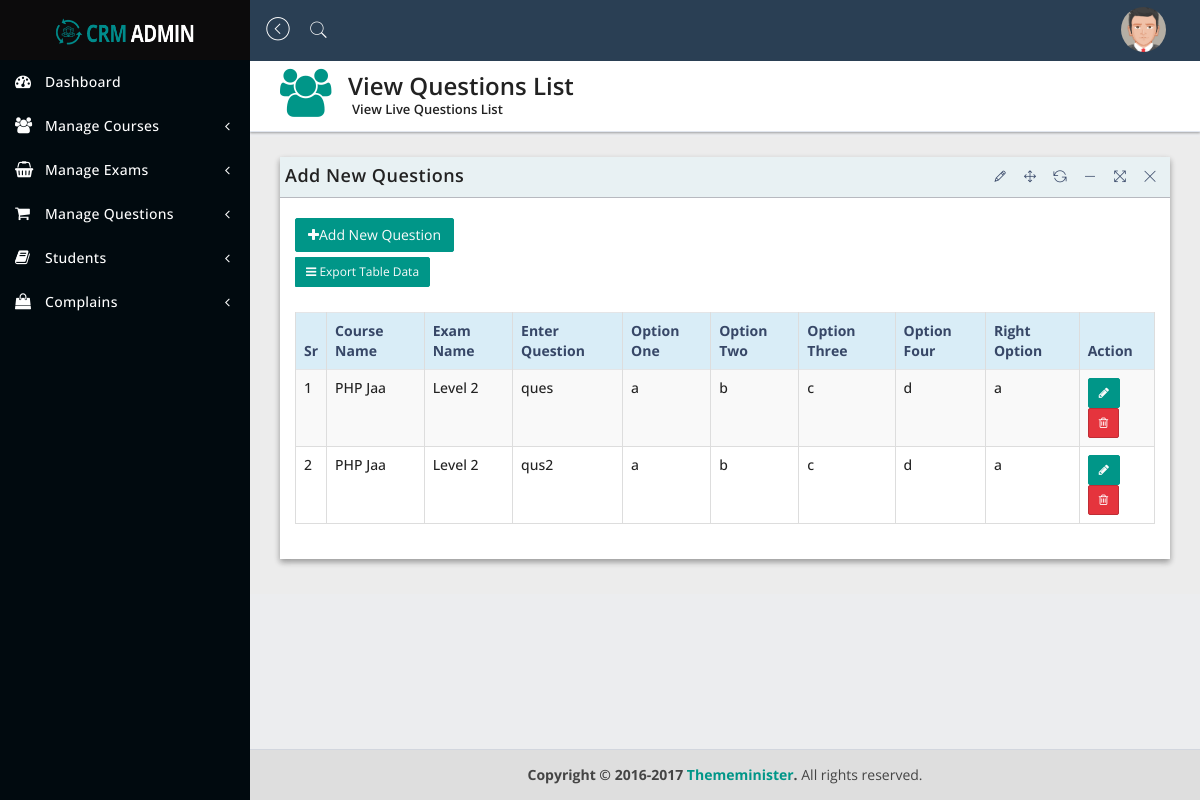
The page /view_questions.php (signed in) on the database as committed earlier.
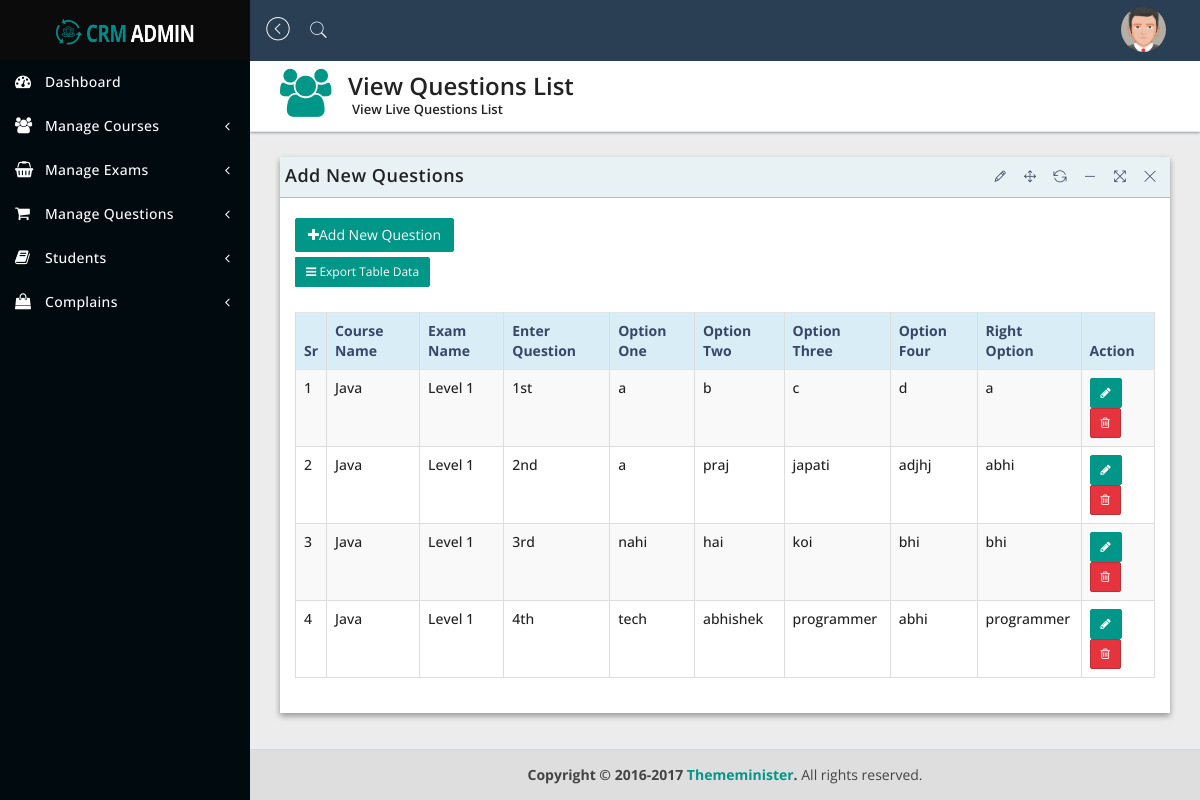
The same page on the database as committed later.
### tables this page shows
CREATE TABLE `add_course` (
  `id` int(10) NOT NULL,
  `cname` varchar(250) NOT NULL
);

CREATE TABLE `add_new_exam` (
  `id` int(10) NOT NULL,
  `course_id` varchar(250) NOT NULL,
  `ename` varchar(250) NOT NULL,
  `nquestion` varchar(250) NOT NULL,
  `exam_time` varchar(250) NOT NULL,
  `pmax` varchar(250) NOT NULL,
  `status` varchar(250) NOT NULL DEFAULT '0',
  `equestionm` varchar(250) NOT NULL
);

CREATE TABLE `add_questions` (
  `id` int(10) NOT NULL,
  `question_no` varchar(250) NOT NULL,
  `exam_id` varchar(250) NOT NULL,
  `question` varchar(500) NOT NULL,
  `option_one` varchar(250) NOT NULL,
  `option_two` varchar(250) NOT NULL,
  `option_three` varchar(250) NOT NULL,
  `option_four` varchar(250) NOT NULL,
  `right_option` varchar(250) NOT NULL
);

### view_questions.php (the view, shortened to what this page needs)
<?php
include('includes/header.php');
include('includes/sidebar.php');
include('includes/connection.php');
$sel = "SELECT * FROM add_questions";
$query = mysqli_query($db,$sel);
?>
   <div class="content-wrapper">
      <section class="content-header">
         <div class="header-icon">
            <i class="fa fa-users"></i>
         </div>
         <div class="header-title">
            <h1>View Questions List</h1>
            <small>View Live Questions List</small>
         </div>
      </section>
      <section class="content">
         <div class="row">
            <div class="col-sm-12">
               <div class="panel panel-bd lobidrag">
                  <div class="panel-heading">
                     <div class="btn-group" id="buttonexport">
                        <a href="#">
                           <h4>Add New Questions</h4>
                        </a>
                     </div>
                  </div>
                  <div class="panel-body">
                     <div class="btn-group">
                        <div class="buttonexport" id="buttonlist">
                           <a class="btn btn-add" href="add_questions.php"> <i class="fa fa-plus"></i>Add New Question
                           </a>
                        </div>
                        <button class="btn btn-exp btn-sm dropdown-toggle" data-toggle="dropdown"><i class="fa fa-bars"></i> Export Table Data</button>
                     </div>
                     <br><br>
                     <div class="table-responsive">
                        <table id="dataTableExample1" class="table table-bordered table-striped table-hover">
                           <thead>
                              <tr class="info">
                                 <th>Sr</th>
                                 <th>Course Name</th>
                                 <th>Exam Name</th>
                                 <th>Enter Question</th>
                                 <th>Option One</th>
                                 <th>Option Two</th>
                                 <th>Option Three</th>
                                 <th>Option Four</th>
                                 <th>Right Option</th>
                                 <th>Action</th>
                              </tr>
                           </thead>
                           <tbody>
                              <?php
                              $sr = 1;
                              while($row = mysqli_fetch_array($query,MYSQLI_BOTH))
                              {
                                 $examId = $row['exam_id'];
                                 $selExam = mysqli_query($db,"SELECT *FROM add_new_exam WHERE id ='$examId'");
                                 while($getExam = mysqli_fetch_array($selExam,MYSQLI_BOTH))
                                 {
                                    $courseId = $getExam['course_id'];
                                    $selCourse = mysqli_query($db,"SELECT *FROM add_course WHERE id = '$courseId'");
                                    while($getCourse = mysqli_fetch_array($selCourse,MYSQLI_BOTH))
                                    {
                              ?>
                              <tr>
                                 <td><?php echo $sr; ?></td>
                                 <td><?php echo $getCourse['cname'] ?></td>
                                 <td><?php echo $getExam['ename']; ?></td>
                                 <td><?php echo $row['question']; ?></td>
                                 <td><?php echo $row['option_one']; ?></td>
                                 <td><?php echo $row['option_two']; ?></td>
                                 <td><?php echo $row['option_three']; ?></td>
                                 <td><?php echo $row['option_four']; ?></td>
                                 <td><?php echo $row['right_option']; ?></td>
                                 <td>
                                    <button type="button" class="btn btn-add btn-sm" data-toggle="modal" data-target="#<?php echo $row ['id'];?>"><i class="fa fa-pencil"></i></b
                                    <button type="button" class="btn btn-danger btn-sm" data-toggle="modal" data-target="#customer2<?php echo $row['id'] ?>"><i class="fa fa-trash-o"></i> </button>
                                 </td>
                              </tr>
                              <?php
                              $sr++;
                              }
                           }
                           }
                           ?>
                           </tbody>
                        </table>
                     </div>
                  </div>
               </div>
            </div>
         </div>
      </section>
   </div>
   <?php include('includes/footer.php'); ?>

### includes/header.php (shortened to what this page needs)
<!DOCTYPE html>
<html lang="en">
<head>
      <link href="assets/plugins/jquery-ui-1.12.1/jquery-ui.min.css" rel="stylesheet" type="text/css"/>
      <link href="assets/bootstrap/css/bootstrap.min.css" rel="stylesheet" type="text/css"/>
      <link href="assets/plugins/lobipanel/lobipanel.min.css" rel="stylesheet" type="text/css"/>
      <link href="assets/plugins/pace/flash.css" rel="stylesheet" type="text/css"/>
      <link href="assets/font-awesome/css/font-awesome.min.css" rel="stylesheet" type="text/css"/>
      <link href="assets/pe-icon-7-stroke/css/pe-icon-7-stroke.css" rel="stylesheet" type="text/css"/>
      <link href="assets/themify-icons/themify-icons.css" rel="stylesheet" type="text/css"/>
      <link href="assets/plugins/emojionearea/emojionearea.min.css" rel="stylesheet" type="text/css"/>
      <link href="assets/plugins/monthly/monthly.css" rel="stylesheet" type="text/css"/>
      <link href="assets/dist/css/stylecrm.css" rel="stylesheet" type="text/css"/>
   </head>
   <body class="hold-transition sidebar-mini">
      <div class="wrapper">
         <header class="main-header">
            <a href="dashboard.php" class="logo">
               <span class="logo-lg">
               <img src="assets/dist/img/logo.png" alt="">
               </span>
            </a>
            <nav class="navbar navbar-static-top">
               <a href="#" class="sidebar-toggle" data-toggle="offcanvas" role="button">
                  <span class="pe-7s-angle-left-circle"></span>
               </a>
               <a href="#search"><span class="pe-7s-search"></span></a>
             <div class="navbar-custom-menu">
                  <ul class="nav navbar-nav">
                     <li class="dropdown dropdown-user">
                        <a href="#" class="dropdown-toggle" data-toggle="dropdown">
                        <img src="assets/dist/img/avatar5.png" class="img-circle" width="45" height="45" alt="user"></a>
                     </li>
                  </ul>
               </div>
            </nav>
         </header>

### includes/sidebar.php (shortened to what this page needs)
<aside class="main-sidebar">
           <div class="sidebar">
           <?php
           if( $_SESSION['role'] == 1)
           {
           ?>
              <ul class="sidebar-menu">
                 <li class="active">
                    <a href="dashboard.php"><i class="fa fa-tachometer"></i><span>Dashboard</span>
                    </a>
                 </li>
                 <li class="treeview">
                    <a href="#">
                    <i class="fa fa-users"></i><span>Manage Courses</span>
                    <span class="pull-right-container">
                    <i class="fa fa-angle-left pull-right"></i>
                    </span>
                    </a>
                 </li>
                 <li class="treeview">
                    <a href="#">
                    <i class="fa fa-shopping-basket"></i><span>Manage Exams</span>
                    <span class="pull-right-container">
                    <i class="fa fa-angle-left pull-right"></i>
                    </span>
                    </a>
                 </li>
                 <li class="treeview">
                    <a href="#">
                    <i class="fa fa-shopping-cart"></i><span>Manage Questions</span>
                    <span class="pull-right-container">
                    <i class="fa fa-angle-left pull-right"></i>
                    </span>
                    </a>
                 </li>
                 <li class="treeview">
                    <a href="#">
                    <i class="fa fa-book"></i><span>Students</span>
                    <span class="pull-right-container">
                    <i class="fa fa-angle-left pull-right"></i>
                    </span>
                    </a>
                 </li>
                 <li class="treeview">
                    <a href="#">
                    <i class="fa fa-shopping-bag"></i><span>Complains</span>
                    <span class="pull-right-container">
                    <i class="fa fa-angle-left pull-right"></i>
                    </span>
                    </a>
                 </li>
              </ul>
              <?php } ?>
           </div>
        </aside>

### includes/footer.php (shortened to what this page needs)
<footer class="main-footer">
            <strong>Copyright &copy; 2016-2017 <a href="#">Thememinister</a>.</strong> All rights reserved.
         </footer>
      </div>
   </body>
</html>

Rows that differ between the two databases and show on the page:
removed add_questions: question "ques", option_one "a", option_two "b", option_three "c", option_four "d", right_option "a"
removed add_new_exam: ename "Level 2"
removed add_course: cname "PHP Jaa"
removed add_questions: question "qus2", option_one "a", option_two "b", option_three "c", option_four "d", right_option "a"
added add_questions: question "1st", option_one "a", option_two "b", option_three "c", option_four "d", right_option "a"
added add_new_exam: ename "Level 1"
added add_course: cname "Java"
added add_questions: question "2nd", option_one "a", option_two "praj", option_three "japati", option_four "adjhj", right_option "abhi"
added add_questions: question "3rd", option_one "nahi", option_two "hai", option_three "koi", option_four "bhi", right_option "bhi"
added add_questions: question "4th", option_one "tech", option_two "abhishek", option_three "programmer", option_four "abhi", right_option "programmer"
